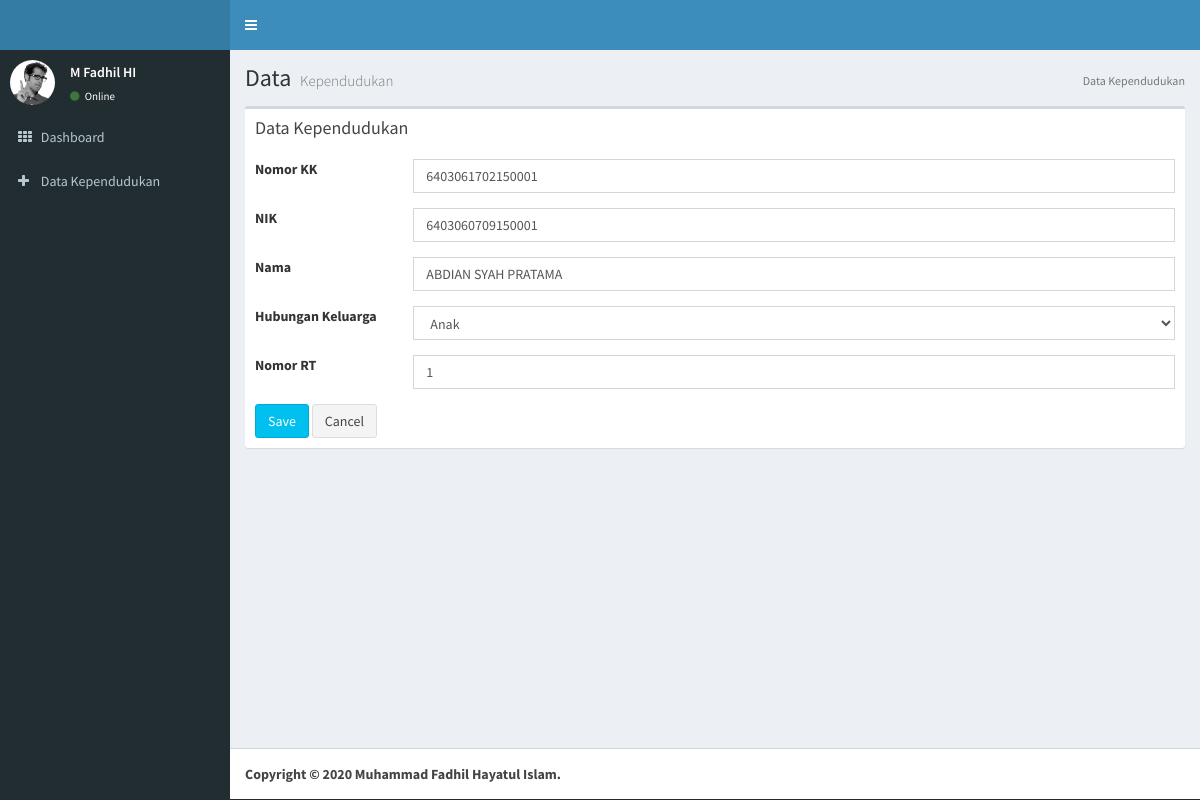
Screenshot of /?menu=data_kependudukan_edit_halaman&id=6403060709150001 with the database file from the repository.
### tables this page shows
CREATE TABLE `data_penduduk` (
  `no_kk` varchar(16) NOT NULL,
  `nik` varchar(16) NOT NULL,
  `nama_lengkap` varchar(50) NOT NULL,
  `id_stat_hbkel` int(4) NOT NULL,
  `no_rt` int(4) NOT NULL,
  `tanggal_create` datetime NOT NULL,
  `tanggal_update` datetime NOT NULL
);

CREATE TABLE `hubungan_keluarga` (
  `id_stat_hbkel` int(4) NOT NULL,
  `stat_hbkel` varchar(50) NOT NULL
);

### halaman/data_kependudukan_edit.php (the view, shortened to what this page needs)
<?php
        include 'konfig/koneksi.php';
        if (isset($_GET['id']))
        {
            $id = $_GET['id'];
            $query = $conn->query("SELECT * FROM data_penduduk JOIN hubungan_keluarga ON data_penduduk.id_stat_hbkel = hubungan_keluarga.id_stat_hbkel WHERE nik = '".$id."'");
            $row = $query->fetch_assoc();
        }else {
                echo "<script>
                        alert(' Anda Belum Memilih Data !');
                        history.go(-1);</script>";
            }
?>
    <section class="content-header">
      <h1>
        Data
        <small>Kependudukan</small>
      </h1>
      <ol class="breadcrumb">
        <li class="active">Data Kependudukan</li>
      </ol>
    </section>
    <section class="content">
      <div class="row">
        <div class="col-xs-12">
          <div class="box">
            <div class="box-header">
              <h3 class="box-title">Data Kependudukan</h3>
            </div>
            <div class="box-body">
              <form class="form-horizontal" method="POST" action="?menu=data_kependudukan_edit&id=<?php echo $id ?>" enctype="multipart/form-data">
                <div class="card-body">
                <div class="form-group row">
                    <label class="col-sm-2 col-form-label">Nomor KK</label>
                    <div class="col-sm-10">
                      <input type="text" class="form-control" name="nokk" value="<?php echo $row["no_kk"] ?>" required>
                    </div>
                  </div>
                  <div class="form-group row">
                    <label class="col-sm-2 col-form-label">NIK</label>
                    <div class="col-sm-10">
                      <input type="text" class="form-control" name="nik" value="<?php echo $row["nik"] ?>" required>
                    </div>
                  </div>
                  <div class="form-group row">
                    <label class="col-sm-2 col-form-label">Nama</label>
                    <div class="col-sm-10">
                      <input type="text" class="form-control" name="nama" value="<?php echo $row["nama_lengkap"] ?>" required>
                    </div>
                  </div>
                  <div class="form-group">
                  <label class="col-sm-2 col-control-label">Hubungan Keluarga</label>
                  <div class="col-sm-10">
                  <select class="form-control" name="hubkel" required>
                    <option value="<?php echo $row["id_stat_hbkel"] ?>"><?php echo $row["stat_hbkel"] ?></option>
                  </select>
                </div>
                </div>
                  <div class="form-group row">
                    <label class="col-sm-2 col-form-label">Nomor RT</label>
                    <div class="col-sm-10">
                      <input type="text" class="form-control" name="nort" value="<?php echo $row["no_rt"] ?>" required>
                    </div>
                  </div>
                </div>
                <div class="card-footer">
                  <button type="submit" class="btn btn-info" name="rubah">Save</button>
                  <a href=?menu=data_kependudukan class="btn btn-default float-right">Cancel</a>
                </div>
              </form>
            </div>
          </div>
        </div>
      </div>
    </section>

### rows the page displays
data_penduduk: nokk "6403061702150001", nik "6403060709150001", nama "ABDIAN SYAH PRATAMA", hubkel "Anak", nort "1"
